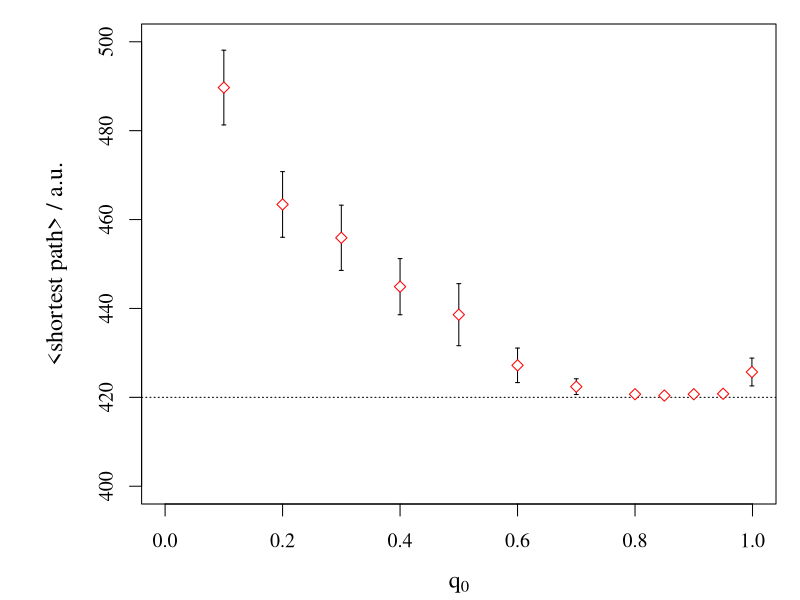

This figure's R source:
#Plot q0 vs. global_shortest_path_average

#Version2, gerundet, altes tau
# alpha = 0.1;
# no_agents = 10;     							
# rounds = 800																				
# tau_init = 0.001;                               

rm(list = ls())

q0 = c(0.999, 0.95, 0.9, 0.85, 0.8, 0.7, 0.6, 0.5, 0.4, 0.3, 0.2, 0.1)
global_shortest_path_average = c(425.7000, 420.8000, 420.7000, 420.4000, 420.7000, 422.4000, 427.2000, 438.6000, 444.9000, 455.9000, 463.4000, 489.7000)
error_shortest_path = c(3.1287, 0.6325, 0.4830, 0.5164, 0.6749, 1.7764, 3.8816, 6.9793, 6.3149, 7.3401, 7.3817, 8.4070)

#Grafik
par(family="serif",oma=c(0,1,0,0),mgp=c(2.9,1,0),mar=c(4,4.9,1,1),cex.lab=1.2,cex=1.2)
plot(q0,global_shortest_path_average,type="n",
     xlim=c(0,1),
     ylim=c(400,500),
     xlab=expression(paste(q[0])),
     ylab=expression(paste("<shortest path>"," / ", a.u.)),
     
)

abline(h = 420, lty = 3)

y.errorbars <- function(q0,global_shortest_path_average,error_shortest_path,ebl=0.02){arrows(q0,global_shortest_path_average-error_shortest_path,q0,global_shortest_path_average+error_shortest_path,code=3,angle=90,length=ebl)}
y.errorbars(q0,global_shortest_path_average,error_shortest_path)

points(q0,global_shortest_path_average,cex=1,pc=23,
       bg="white", col="red")

# legend(0.6,495,c(expression(paste(alpha," =             ",0.1)),
#                   expression(paste(rounds," =     ","800")),
#                   expression(paste('no. of ants'," = ",10)),
#                   expression(paste(runs," =           ",10)),
#                   expression(paste(tau[start]," =      ",0.001))))

#dev.copy2pdf(file="q0_vs_shortestpath.pdf",height=7,width=12)